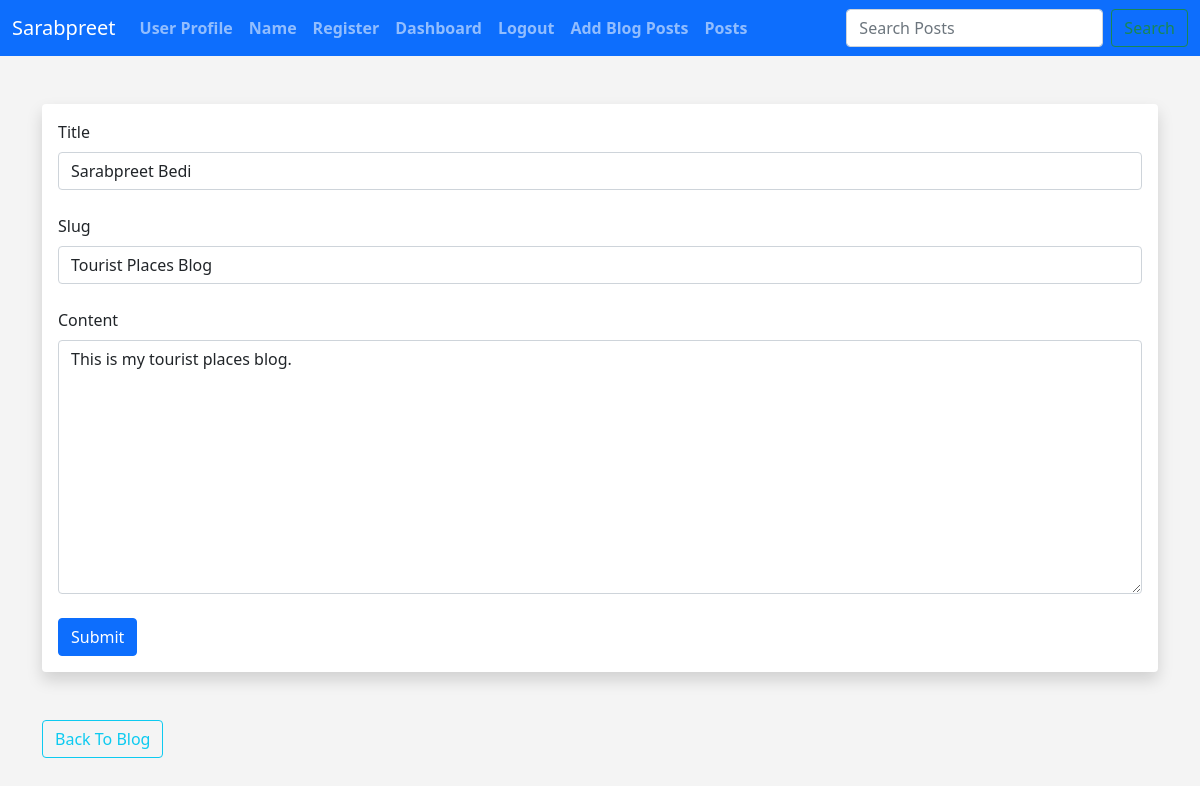
/posts/edit/1 (signed in), run on the app's committed database.
### app.py (models this page shows)
class Posts(db.Model):
     id = db.Column(db.Integer, primary_key=True)
     title = db.Column(db.String(255))
     content = db.Column(db.Text)
     date_posted = db.Column(db.DateTime, default=datetime.utcnow)
     slug = db.Column(db.String(225))
     poster_id = db.Column(db.Integer, db.ForeignKey('users.id'))

### app.py (the view, shortened to what this page needs)
@app.route('/posts/edit/<int:id>', methods=['GET', 'POST'])
@login_required
def edit_post(id):
    post = Posts.query.get_or_404(id)
    form = PostForm()
    if current_user.id == post.poster_id:
       form.title.data = post.title
       form.slug.data = post.slug
       form.content.data = post.content
       return render_template('edit_post.html', form=form)
    else:
       flash("You Aren't Authorized To Edit This Post")
       posts = Posts.query.order_by(Posts.date_posted)
       return render_template("posts.html", posts=posts)

### webform.py
class PostForm(FlaskForm):
      title =  StringField("Title", validators=[DataRequired()])
      content =  StringField("Content" , validators=[DataRequired()], widget=TextArea())
      author = StringField("Author")
      slug = StringField("Slug" , validators=[DataRequired()])
      submit = SubmitField("Submit")

### app.py (called while the page is built)
@login_manager.user_loader
def load_user(user_id):
    return Users.query.get(int(user_id))

### templates/edit_post.html (shortened to what this page needs)
{% extends 'base.html'  %}
{% block content   %}
<br/>
<div class="shadow p-3 mb-5 bg-body rounded">
      <form method = "POST">
            {{ form.title.label(class="form-label")  }}
            {{ form.title(class="form-control")  }}
            <br/>
            {{ form.slug.label(class="form-label")  }}
            {{ form.slug(class="form-control")  }}
            <br/>
            {{ form.content.label(class="form-label")  }}
            {{ form.content(class="form-control" , rows="10")  }}
            <br/>
            {{ form.submit(class="btn btn-primary")  }}
         </form>
</div>
<a href="{{ url_for('posts')}}" class="btn btn-outline-info">Back To Blog</a>
{% endblock %}

### static/css/style.css (style rules this page uses)
body { background: #f4f4f4; }

### data on the page
Posts: title "Sarabpreet Bedi", slug "Tourist Places Blog", content "This is my tourist places blog."
